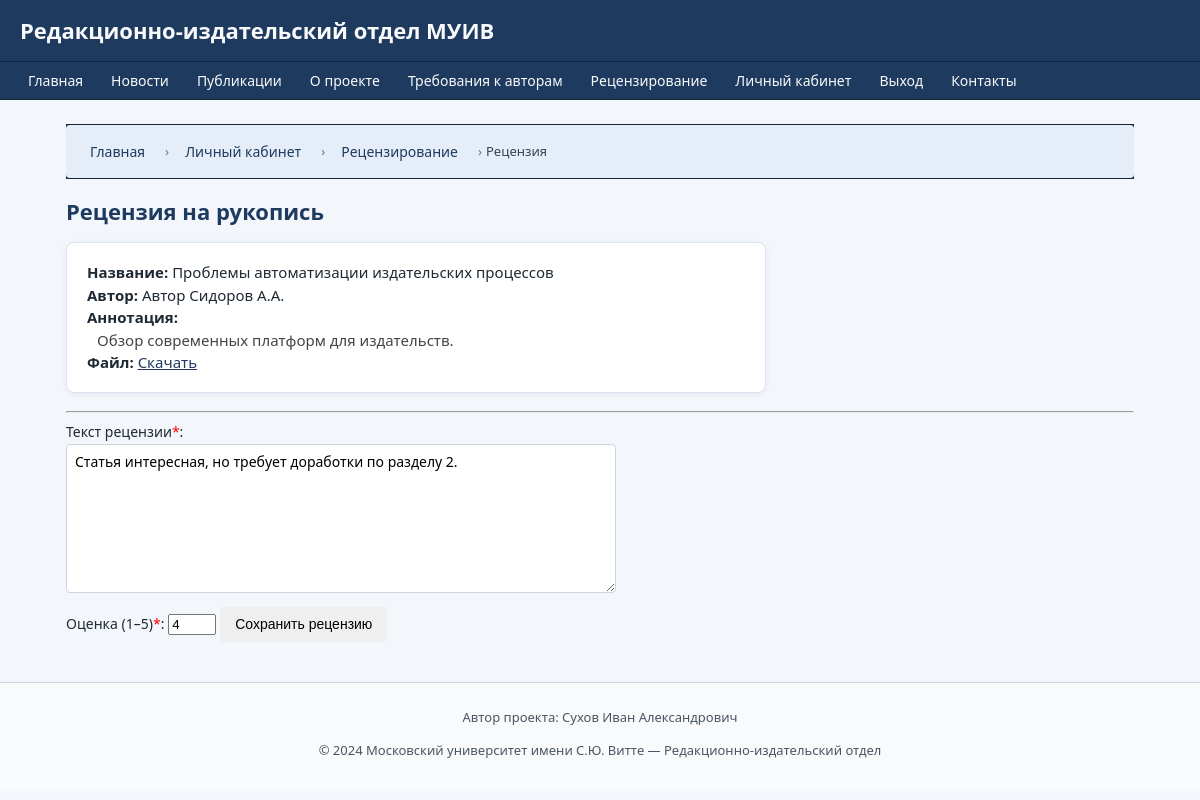
The page /reviews/2 (signed in) on the database its author committed.
### models.py (models this page shows)
class Manuscript(db.Model):
    __tablename__ = 'manuscripts'
    id = db.Column(db.Integer, primary_key=True)
    title = db.Column(db.String(256), nullable=False)
    description = db.Column(db.Text)
    file_path = db.Column(db.String(256), nullable=False)
    status = db.Column(db.String(32), nullable=False, default='submitted')
    created_at = db.Column(db.DateTime, default=datetime.utcnow)
    updated_at = db.Column(db.DateTime, default=datetime.utcnow, onupdate=datetime.utcnow)
    author_id = db.Column(db.Integer, db.ForeignKey('users.id'), nullable=False)
    publication_id = db.Column(db.Integer, db.ForeignKey('publications.id'), nullable=True)
    reviews = db.relationship('Review', backref='manuscript', lazy=True)
    history = db.relationship('ManuscriptHistory',
                              backref='manuscript',
                              lazy=True,
                              order_by='ManuscriptHistory.created_at')

class User(db.Model):
    __tablename__ = 'users'
    id = db.Column(db.Integer, primary_key=True)
    full_name = db.Column(db.String(128), nullable=False)
    email = db.Column(db.String(128), unique=True, nullable=False)
    password_hash = db.Column(db.String(128), nullable=False)
    role = db.Column(db.String(32), nullable=False)  # author, staff, reviewer, admin
    registered_at = db.Column(db.DateTime, default=datetime.utcnow)
    is_blocked = db.Column(db.Boolean, default=False)
    manuscripts = db.relationship('Manuscript', backref='author', lazy=True)
    reviews_made = db.relationship('Review', foreign_keys='Review.reviewer_id',
                                   backref='reviewer_user', lazy=True)
    messages_sent = db.relationship('Message', backref='sender', lazy=True)
    history_entries = db.relationship('ManuscriptHistory',
                                      backref='actor',
                                      lazy=True,
                                      foreign_keys='ManuscriptHistory.actor_id')

class Review(db.Model):
    __tablename__ = 'reviews'
    id = db.Column(db.Integer, primary_key=True)
    manuscript_id = db.Column(db.Integer, db.ForeignKey('manuscripts.id'), nullable=False)
    reviewer_id = db.Column(db.Integer, db.ForeignKey('users.id'), nullable=False)
    text = db.Column(db.Text)
    score = db.Column(db.Integer)  # 1–5 или иной диапазон
    created_at = db.Column(db.DateTime, default=datetime.utcnow)
    status = db.Column(db.String(32), nullable=False, default='pending')
    reviewer = db.relationship('User', foreign_keys=[reviewer_id])

### routes.py (the view, shortened to what this page needs)
@routes.route('/reviews/<int:manuscript_id>', methods=['GET', 'POST'])
@login_required('reviewer')
def review_form(manuscript_id):
    manuscript = Manuscript.query.get_or_404(manuscript_id)
    user = current_user()
    review = Review.query.filter_by(manuscript_id=manuscript.id, reviewer_id=user.id).first()
    return render_template(
        'reviews/review_form.html',
        manuscript=manuscript,
        review=review,
        user=user,
        breadcrumbs=[
            ("Главная", url_for('routes.index')),
            ("Личный кабинет", url_for('routes.lk')),
            ("Рецензирование", url_for('routes.manuscript_list')),
            ("Рецензия", None)
        ]
    )

### routes.py (called while the page is built)
def current_user():
    uid = session.get('user_id')
    if uid:
        return User.query.get(uid)
    return None

def login_required(role=None):
    def wrapper(f):
        from functools import wraps
        @wraps(f)
        def decorated_function(*args, **kwargs):
            user = current_user()
            if not user:
                flash("Для доступа требуется вход.", "warning")
                return redirect(url_for('routes.login'))
            if role and user.role != role:
                flash("Недостаточно прав.", "danger")
                return redirect(url_for('routes.index'))
            return f(*args, **kwargs)
        return decorated_function
    return wrapper

### templates/reviews/review_form.html (shortened to what this page needs)
{% extends "base.html" %}
{% block content %}
<h2>Рецензия на рукопись</h2>
<div class="card" style="max-width: 700px;">
    <b>Название:</b> {{ manuscript.title }}<br>
    <b>Автор:</b> {{ manuscript.author.full_name }}<br>
    <b>Аннотация:</b>
    <div style="margin-left:10px; color: #444;">{{ manuscript.description|default('—') }}</div>
    <b>Файл:</b>
    <a href="{{ url_for('routes.media', filename=manuscript.file_path[6:] if manuscript.file_path.startswith('media/') else manuscript.file_path) }}" target="_blank">Скачать</a>
</div>
<hr>
<form method="post" action="{{ url_for('routes.review_form', manuscript_id=manuscript.id) }}" style="max-width: 550px;">
    <label for="text">Текст рецензии<span style="color: red;">*</span>:</label>
    <textarea name="text" id="text" rows="7" maxlength="4000" required>{{ review.text if review else '' }}</textarea>
    <label for="score">Оценка (1–5)<span style="color: red;">*</span>:</label>
    <input type="number" name="score" id="score" min="1" max="5" required value="{{ review.score if review else '' }}">
    <input type="submit" class="btn" value="Сохранить рецензию">
</form>
{% endblock %}

### static/css/main.css (style rules this page uses)
* { box-sizing: border-box; }
html, body { margin: 0; padding: 0; }
body { font-family: system-ui, -apple-system, BlinkMacSystemFont, "Segoe UI", sans-serif; font-size: 15px; line-height: 1.5; background: #f3f6fb; color: #1f2933; }
.card { background: #ffffff; border: 1px solid #d7e2f2; border-radius: 8px; padding: 18px 20px; box-shadow: 0 1px 6px rgba(15, 23, 42, 0.06); margin-bottom: 18px; }
.btn { display: inline-block; padding: 7px 14px; font-size: 14px; line-height: 1.4; border-radius: 4px; border: 1px solid transparent; cursor: pointer; text-decoration: none; text-align: center; white-space: nowrap; transition: background 0.15s ease, color 0.15s ease, border-color 0.15s ease, transform 0.08s ease; }
input[type="text"], input[type="email"], input[type="password"], input[type="date"], textarea, select { width: 100%; padding: 7px 8px; border-radius: 4px; border: 1px solid #cbd5e1; font-size: 14px; font-family: inherit; margin-bottom: 8px; }
textarea { min-height: 90px; resize: vertical; }
label { font-size: 14px; font-weight: 500; margin-bottom: 2px; display: inline-block; }

### static/css/custom.css (style rules this page uses)
h2 { margin-top: 0; margin-bottom: 14px; font-size: 22px; color: #1e3a5f; }
a { color: #1e3a5f; }

### rows shown on the page
Manuscript: title "Проблемы автоматизации издательских процессов", description "Обзор современных платформ для издательств."
User: author.full_name "Автор Сидоров А.А."
Review: text "Статья интересная, но требует доработки по разделу 2.", score "4"

### other values the page prints
{{ title }} "Главная" "Личный кабинет" "Рецензирование"
{{ title }} "Рецензия"
